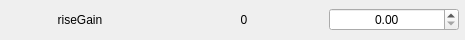
                      <widget class="QFrame" name="frame_63">
                       <property name="minimumSize">
                        <size>
                         <width>465</width>
                         <height>40</height>
                        </size>
                       </property>
                       <property name="maximumSize">
                        <size>
                         <width>465</width>
                         <height>40</height>
                        </size>
                       </property>
                       <property name="frameShape">
                        <enum>QFrame::NoFrame</enum>
                       </property>
                       <property name="frameShadow">
                        <enum>QFrame::Sunken</enum>
                       </property>
                       <layout class="QHBoxLayout" name="horizontalLayout_65">
                        <property name="spacing">
                         <number>5</number>
                        </property>
                        <property name="leftMargin">
                         <number>0</number>
                        </property>
                        <property name="topMargin">
                         <number>0</number>
                        </property>
                        <property name="rightMargin">
                         <number>5</number>
                        </property>
                        <property name="bottomMargin">
                         <number>0</number>
                        </property>
                        <item>
                         <widget class="QLabel" name="label_129">
                          <property name="minimumSize">
                           <size>
                            <width>158</width>
                            <height>0</height>
                           </size>
                          </property>
                          <property name="maximumSize">
                           <size>
                            <width>158</width>
                            <height>16777215</height>
                           </size>
                          </property>
                          <property name="toolTip">
                           <string>Foot height (Z) during flying backward to forward (in meters).</string>
                          </property>
                          <property name="text">
                           <string>riseGain</string>
                          </property>
                          <property name="alignment">
                           <set>Qt::AlignCenter</set>
                          </property>
                         </widget>
                        </item>
                        <item>
                         <widget class="QLabel" name="label_130">
                          <property name="minimumSize">
                           <size>
                            <width>158</width>
                            <height>0</height>
                           </size>
                          </property>
                          <property name="maximumSize">
                           <size>
                            <width>158</width>
                            <height>16777215</height>
                           </size>
                          </property>
                          <property name="text">
                           <string>0</string>
                          </property>
                          <property name="alignment">
                           <set>Qt::AlignCenter</set>
                          </property>
                         </widget>
                        </item>
                        <item>
                         <widget class="QDoubleSpinBox" name="doubleSpinBox_62">
                          <property name="minimumSize">
                           <size>
                            <width>130</width>
                            <height>0</height>
                           </size>
                          </property>
                          <property name="maximumSize">
                           <size>
                            <width>130</width>
                            <height>16777215</height>
                           </size>
                          </property>
                          <property name="styleSheet">
                           <string notr="true"/>
                          </property>
                          <property name="alignment">
                           <set>Qt::AlignCenter</set>
                          </property>
                         </widget>
                        </item>
                       </layout>
                      </widget>
